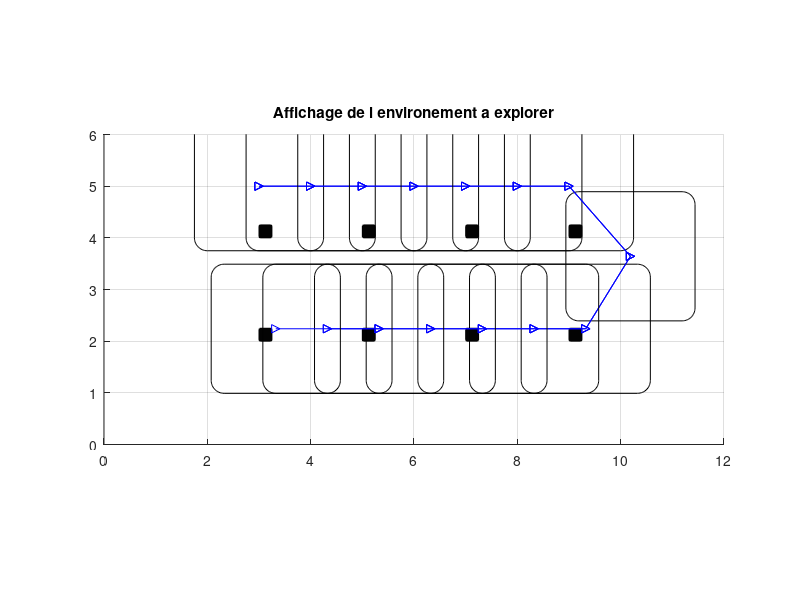

Write the MATLAB code that produced this figure.
% Matrice contenant les position (X,Y) de chaque amer
Lm=[3, 5, 7, 9, 3, 5, 7, 9 ; 4, 4, 4, 4, 2, 2, 2, 2]

% Affichage de la carte
for k = 1 : length(Lm)
    figure(1)
    %scatter(Lm(1,k),Lm(2,k))
    rectangle('Position',[Lm(1,k) Lm(2,k) 0.25 0.25],'Curvature',0.2,'FaceColor', [0.01 0.01 0.01])
    title("Affichage de l environement a explorer")
    axis equal
    xlim([0 12])
    ylim([0 6])   
    hold on
    grid on
end

w=-pi/4; % Angle de rotation
deltaT=0.05; % Echelle de temps
X=1; % Deplacement d une unite
Source1Vue=zeros(1,25);%25 c'est N
Source2Vue=zeros(1,25);


% Matrice de passage homegene pour les rotations autour de l axe Z 
Fr =[cos(w*deltaT) ,-sin(w*deltaT) , 0 1; sin(w*deltaT) cos(w*deltaT), 0 -1; 0 , 0, 1, 0; 0,0,0,1 ]
Fr2 =[cos(w*deltaT) ,-sin(w*deltaT) , 0, -1; sin(w*deltaT) cos(w*deltaT), 0, -1; 0, 0, 1, 0; 0,0,0,1 ] 

Ft=[eye(3); zeros(1,3)]; 
Ft=[Ft,[X;zeros(2,1);1]] % Matrice de passage homegene pour une translation sur x
Ft2=[eye(3); zeros(1,3)];
Ft2=[Ft2,[-X;zeros(2,1);1]]% Matrice de passage homegene pour le retour en translation sur x

Xreel(:,1)=[3;5;0;1] % Initialisation

% Deplacement en ligne droite
for k=2:7
    Xreel(:,k)=Ft*Xreel(:,k-1);    
end;


% Rotations
k=8;
Xreel(:,k)=Fr*Xreel(:,k-1);    
k=9;
Xreel(:,k)=Fr2*Xreel(:,k-1);    

% Retour en ligne droite
for k=10:16
    Xreel(:,k)=Ft2*Xreel(:,k-1); 
end


% Affichage de la trajectoire
for k = 1:length(Xreel)-1
    hold on
    plot(Xreel(1,max(k-2,1):k),Xreel(2,max(k-2,1):k),'->b');
    %plot(Xreel(1,k),Xreel(2,k),'->b');
    hold on
    vision = rectangle('Position',[(Xreel(1,k)-1.25) (Xreel(2,k)-1.25) 2.5 2.5],'Curvature',0.2)
    hold off
    %plot(Xreel(1,max(k-1,1):k),Xreel(2,max(k-1,1):k),'o','markeredgecolor','none','markerfacecolor','black');
    drawnow
    pause(deltaT)
end

hold off

Xrobt=[3;5;0] % Etat initial du robot

% Matrice de commande pour effectuer le mouvement en U autour des amers
Uk=[1 1 1 1 1 1 1 0 0 -1 -1 -1 -1 -1 -1;
    0 0 0 0 0 0 0 -1 -1 0 0 0 0 0 0;
    0 0 0 0 0 0 0 -w -w 0 0 0 0 0 0];
 %end
 